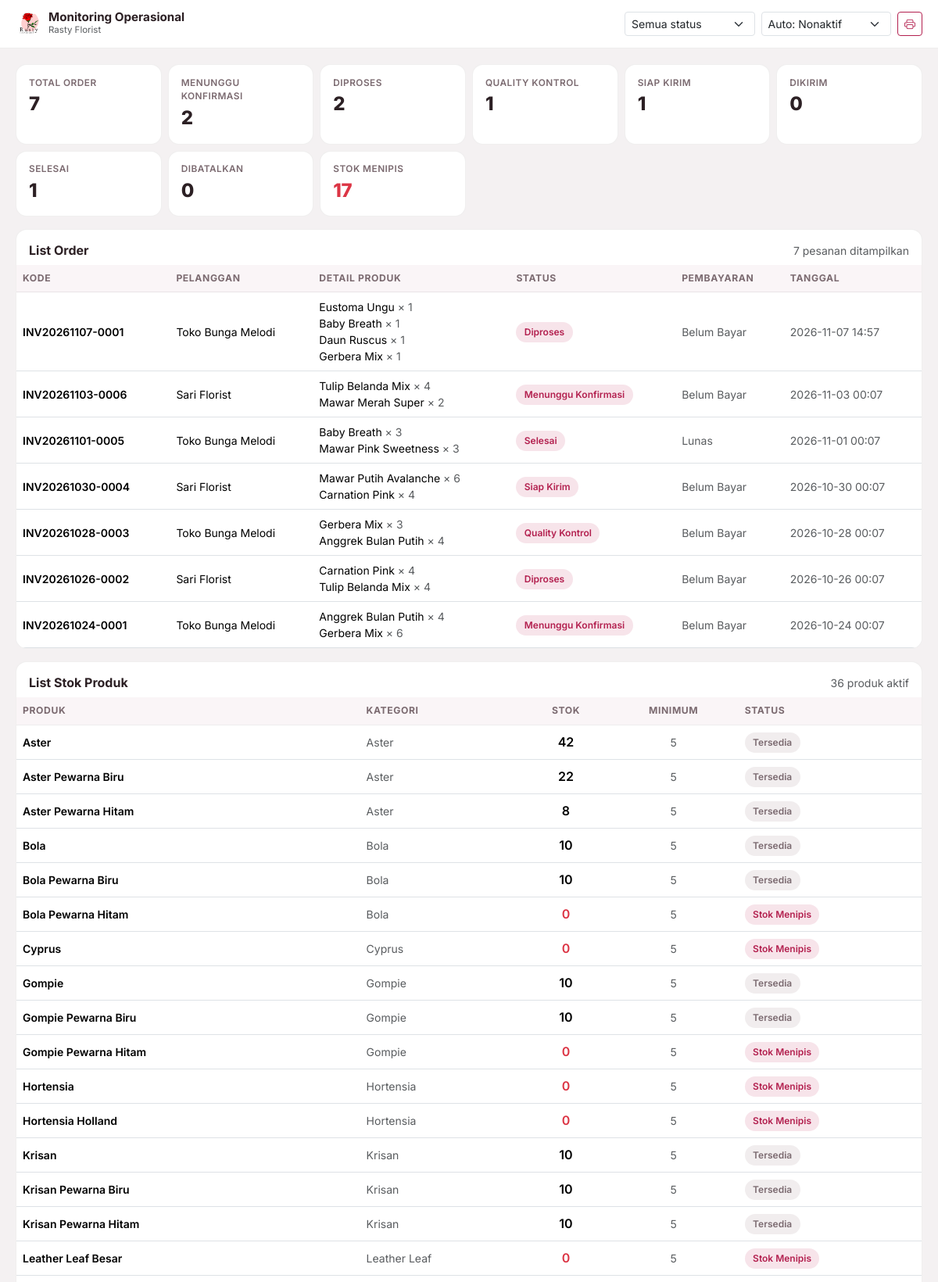
Page /pantau (signed in, upper part) on the committed database.
### tables this page shows
CREATE TABLE settings (
    key TEXT PRIMARY KEY,
    value TEXT
);

CREATE TABLE orders (
    id INTEGER PRIMARY KEY AUTOINCREMENT,
    kode TEXT UNIQUE NOT NULL,
    user_id INTEGER,
    nama_pelanggan TEXT NOT NULL,
    telepon TEXT DEFAULT '',
    alamat TEXT DEFAULT '',
    catatan TEXT DEFAULT '',
    subtotal INTEGER NOT NULL DEFAULT 0,
    ongkir INTEGER NOT NULL DEFAULT 0,
    total INTEGER NOT NULL DEFAULT 0,
    metode_bayar TEXT DEFAULT 'Transfer Bank',
    status TEXT NOT NULL DEFAULT 'Menunggu Konfirmasi',
    status_bayar TEXT NOT NULL DEFAULT 'Belum Bayar',
    pengiriman TEXT DEFAULT 'Dikirim',
    dibuat_oleh INTEGER,
    created_at TEXT NOT NULL,
    updated_at TEXT NOT NULL
, kode_lacak TEXT DEFAULT '');

CREATE TABLE order_items (
    id INTEGER PRIMARY KEY AUTOINCREMENT,
    order_id INTEGER NOT NULL,
    product_id INTEGER,
    nama_produk TEXT NOT NULL,
    harga INTEGER NOT NULL DEFAULT 0,
    qty INTEGER NOT NULL DEFAULT 1,
    subtotal INTEGER NOT NULL DEFAULT 0,
    qc_status TEXT NOT NULL DEFAULT 'Belum Dicek',
    qc_catatan TEXT DEFAULT '',
    FOREIGN KEY (order_id) REFERENCES orders(id) ON DELETE CASCADE
);

CREATE TABLE products (
    id INTEGER PRIMARY KEY AUTOINCREMENT,
    nama TEXT NOT NULL,
    deskripsi TEXT DEFAULT '',
    kategori TEXT DEFAULT 'Bunga Potong',
    harga INTEGER NOT NULL DEFAULT 0,
    stok INTEGER NOT NULL DEFAULT 0,
    stok_minimum INTEGER DEFAULT 5,
    satuan TEXT DEFAULT 'ikat',
    gambar TEXT DEFAULT '',
    aktif INTEGER NOT NULL DEFAULT 1,
    created_at TEXT NOT NULL
, min_order INTEGER NOT NULL DEFAULT 0, deskripsi_panjang TEXT DEFAULT '', rekomendasi TEXT DEFAULT '', ketentuan TEXT DEFAULT '');

### blueprints/public.py (the view)
@bp.route("/pantau")
@helpers.feature_required("monitoring_mandiri")
def pantau():
    try:
        refresh = int(request.args.get("refresh", 0))
    except (TypeError, ValueError):
        refresh = 0
    if refresh not in PANTAU_REFRESH:
        refresh = 0
    status = request.args.get("status", "").strip()
    if status not in database.ORDER_STATUS:
        status = ""
    sql = ("SELECT o.*, (SELECT COUNT(*) FROM order_items i WHERE i.order_id = o.id) AS jumlah_item"
           " FROM orders o WHERE 1=1")
    args = []
    if status:
        sql += " AND o.status = ?"
        args.append(status)
    sql += " ORDER BY o.id DESC LIMIT 100"
    orders = database.query(sql, args)
    items = {}
    order_ids = [r["id"] for r in orders]
    if order_ids:
        placeholders = ",".join("?" * len(order_ids))
        for item in database.query(
                "SELECT * FROM order_items WHERE order_id IN (%s) ORDER BY id" % placeholders,
                order_ids):
            items.setdefault(item["order_id"], []).append(item)
    counts = {s: 0 for s in database.ORDER_STATUS}
    for row in database.query("SELECT status, COUNT(*) AS c FROM orders GROUP BY status"):
        counts[row["status"]] = row["c"]
    return render_template(
        "pantau/index.html", orders=orders, items=items, counts=counts,
        status=status, statuses=database.ORDER_STATUS,
        refresh=refresh, refresh_pilihan=PANTAU_REFRESH,
        products=database.query("SELECT * FROM products WHERE aktif = 1 ORDER BY nama"),
        stok_menipis=database.query(
            "SELECT COUNT(*) AS c FROM products WHERE aktif = 1 AND stok <= stok_minimum",
            one=True)["c"],
        total_order=database.query("SELECT COUNT(*) AS c FROM orders", one=True)["c"])

### db.py (called while the page is built)
def invoice_logo_px(settings=None):
    ukuran = (settings or all_settings()).get("invoice_logo_ukuran", "sedang")
    for kunci, _label, px in INVOICE_LOGO_UKURAN:
        if kunci == ukuran:
            return px
    return 64

def katalog_dari(settings):
    return {key: settings.get(key, "1") == "1" for key, _label, _ket in KATALOG_SEKSI}

def pengiriman_metode(settings=None):
    data = settings or all_settings()
    aktif = [label for key, label, _ket in PENGIRIMAN_METODE
             if data.get(key, "1") == "1"]
    return aktif or [PENGIRIMAN_METODE[1][1]]

def jam_harian(settings=None):
    data = settings or all_settings()
    hasil = {}
    for key, _label in HARI:
        buka, tutup = JAM_BAWAAN[key]
        hasil[key] = (data.get("jam_buka_" + key, buka), data.get("jam_tutup_" + key, tutup))
    return hasil

def jam_dari(settings):
    return {key: (settings.get("jam_buka_" + key, JAM_BAWAAN[key][0]),
                  settings.get("jam_tutup_" + key, JAM_BAWAAN[key][1]))
            for key, _label in HARI}

def _jam_teks(nilai):
    return nilai.replace(":", ".")

def jam_daftar(settings=None):
    data = settings or all_settings()
    jam = jam_dari(data)
    rows = []
    for key, label in HARI:
        buka, tutup = jam[key]
        rows.append({
            "key": key,
            "label": label,
            "buka": buka,
            "tutup": tutup,
            "tutup_hari": buka == tutup or not buka or not tutup,
            "teks": "%s – %s WIB" % (_jam_teks(buka), _jam_teks(tutup)),
        })
    return rows

def jam_ringkas(settings=None):
    rows = jam_daftar(settings)
    grup = []
    for row in rows:
        nilai = "Tutup" if row["tutup_hari"] else row["teks"]
        if grup and grup[-1][1] == nilai:
            grup[-1][2] = row["label"]
        else:
            grup.append([row["label"], nilai, row["label"]])
    hasil = []
    for awal, nilai, akhir in grup:
        label = awal if awal == akhir else "%s – %s" % (awal, akhir)
        hasil.append((label, nilai))
    return hasil

def toko_buka(settings=None, saat=None):
    saat = saat or datetime.now()
    key = HARI[saat.weekday()][0]
    buka, tutup = jam_harian(settings)[key]
    try:
        jam_buka = datetime.strptime(buka, "%H:%M").time()
        jam_tutup = datetime.strptime(tutup, "%H:%M").time()
    except ValueError:
        return False
    return jam_buka <= saat.time() <= jam_tutup

### templates/pantau/index.html (shortened to what this page needs)
<!doctype html>
<html lang="id">
<head>
  <link href="https://cdn.jsdelivr.net/npm/bootstrap@5.3.3/dist/css/bootstrap.min.css" rel="stylesheet">
  <link href="https://cdn.jsdelivr.net/npm/bootstrap-icons@1.11.3/font/bootstrap-icons.min.css" rel="stylesheet">
</head>
<body>
<div class="pantau-bar d-flex flex-wrap gap-2 align-items-center justify-content-between">
  <div class="d-flex align-items-center gap-2">
    {% if settings.logo %}
    <img src="{{ url_for('static', filename='uploads/' + settings.logo) }}" alt="Logo"
         style="width:34px;height:34px;object-fit:cover;border-radius:10px">
    {% else %}
    <span class="rf-brand-mark" style="width:34px;height:34px;font-size:.95rem">R</span>
    {% endif %}
    <div>
      <div class="fw-bold" style="font-size:.95rem;line-height:1.1">Monitoring Operasional</div>
      <div class="small text-muted" style="font-size:.72rem">{{ settings.nama_toko }}</div>
    </div>
  </div>
  <div class="d-flex flex-wrap gap-2 align-items-center d-print-none">
    <form class="d-flex gap-2 align-items-center" method="get">
      <select name="status" class="form-select form-select-sm" onchange="this.form.submit()">
        <option value="">Semua status</option>
      </select>
      <select name="refresh" class="form-select form-select-sm" onchange="this.form.submit()">
        {% for detik, label in refresh_pilihan.items() %}
        <option value="{{ detik }}" {% if refresh == detik %}selected{% endif %}>Auto: {{ label }}</option>
        {% endfor %}
      </select>
      <button class="btn btn-sm btn-outline-rf" type="button" onclick="window.print()">
        <i class="bi bi-printer"></i>
      </button>
    </form>
  </div>
</div>
<div class="pantau-wrap">
  <div class="row g-2 mb-3">
    <div class="col-6 col-md-3 col-xl-2">
      <div class="pantau-tile h-100">
        <div class="label">Total order</div>
        <div class="value">{{ total_order }}</div>
      </div>
    </div>
    {% for s in statuses %}
    <div class="col-6 col-md-3 col-xl-2">
      <div class="pantau-tile h-100">
        <div class="label">{{ s }}</div>
        <div class="value">{{ counts.get(s, 0) }}</div>
      </div>
    </div>
    {% endfor %}
    <div class="col-6 col-md-3 col-xl-2">
      <div class="pantau-tile h-100">
        <div class="label">Stok menipis</div>
        <div class="value {{ 'text-danger' if stok_menipis }}">{{ stok_menipis }}</div>
      </div>
    </div>
  </div>
  <div class="pantau-table mb-3">
    <div class="p-3 pb-0 d-flex justify-content-between align-items-center">
      <h6 class="fw-bold mb-0">List Order</h6>
      <span class="small text-muted">{{ orders|length }} pesanan ditampilkan</span>
    </div>
    <div class="table-responsive rf-scroll-x mt-2">
      <table class="table table-rf align-middle mb-0">
        <thead>
          <tr><th>Kode</th><th>Pelanggan</th><th>Detail Produk</th><th>Status</th><th>Pembayaran</th><th>Tanggal</th></tr>
        </thead>
        <tbody>
          {% for o in orders %}
          <tr>
            <td class="small fw-semibold text-nowrap">{{ o.kode }}</td>
            <td class="small">{{ o.nama_pelanggan }}</td>
            <td class="small">
              {% for it in items.get(o.id, []) %}
              <div>{{ it.nama_produk }} <span class="text-muted">× {{ it.qty }}</span></div>
              {% else %}
              <span class="text-muted">—</span>
              {% endfor %}
            </td>
            <td><span class="rf-chip">{{ o.status }}</span></td>
            <td class="small text-muted text-nowrap">{{ o.status_bayar }}</td>
            <td class="small text-muted text-nowrap">{{ o.created_at[:16] }}</td>
          </tr>
          {% else %}
          <tr><td colspan="6"><div class="rf-empty">Belum ada pesanan.</div></td></tr>
          {% endfor %}
        </tbody>
      </table>
    </div>
  </div>
  <div class="pantau-table">
    <div class="p-3 pb-0 d-flex justify-content-between align-items-center">
      <h6 class="fw-bold mb-0">List Stok Produk</h6>
      <span class="small text-muted">{{ products|length }} produk aktif</span>
    </div>
    <div class="table-responsive rf-scroll-x mt-2">
      <table class="table table-rf align-middle mb-0">
        <thead>
          <tr><th>Produk</th><th>Kategori</th><th class="text-center">Stok</th><th class="text-center">Minimum</th><th>Status</th></tr>
        </thead>
        <tbody>
          {% for p in products %}
          <tr>
            <td class="small fw-semibold">{{ p.nama }}</td>
            <td class="small text-muted">{{ p.kategori }}</td>
            <td class="text-center fw-semibold {{ 'text-danger' if p.stok <= p.stok_minimum }}">{{ p.stok }}</td>
            <td class="text-center small text-muted">{{ p.stok_minimum }}</td>
            <td>
              {% if p.stok <= p.stok_minimum %}
              <span class="rf-chip">Stok Menipis</span>
              {% else %}
              <span class="rf-chip gray">Tersedia</span>
              {% endif %}
            </td>
          </tr>
          {% else %}
          <tr><td colspan="5"><div class="rf-empty">Tidak ada produk aktif.</div></td></tr>
          {% endfor %}
        </tbody>
      </table>
    </div>
  </div>
</div>
</body>
</html>

### templates/pantau/index.html (style rules this page uses)
body { background: #f4f1f2; }
.pantau-bar { background: #fff; border-bottom: 1px solid rgba(44,32,36,.08); padding: .85rem 1.25rem; position: sticky; top: 0; z-index: 1020; }
.pantau-wrap { padding: 1.25rem; max-width: 1500px; margin: 0 auto; }
.pantau-tile { background: #fff; border: 1px solid rgba(44,32,36,.07); border-radius: 14px; padding: .9rem 1rem; }
.pantau-tile .label { font-size: .74rem; color: var(--rf-muted); font-weight: 600; text-transform: uppercase; letter-spacing: .04em; }
.pantau-tile .value { font-size: 1.5rem; font-weight: 800; letter-spacing: -.5px; }
.pantau-table { background: #fff; border: 1px solid rgba(44,32,36,.07); border-radius: 14px; overflow: hidden; }

### rows in the picture
settings: value (picture)
settings: nama_toko "Rasty Florist"
orders: status "DIPROSES", get "2", kode "INV20261026-0002", nama_pelanggan "Sari Florist", status "Diproses", status_bayar "Belum Bayar", created_at "2026-10-26 00:07"
orders: kode "INV20261107-0001", nama_pelanggan "Toko Bunga Melodi", status "Diproses", status_bayar "Belum Bayar", created_at "2026-11-07 14:57"
order_items: nama_produk "Eustoma Ungu", qty "1"
order_items: nama_produk "Baby Breath", qty "1"
order_items: nama_produk "Daun Ruscus", qty "1"
order_items: nama_produk "Gerbera Mix", qty "1"
orders: kode "INV20261103-0006", nama_pelanggan "Sari Florist", status "Menunggu Konfirmasi", status_bayar "Belum Bayar", created_at "2026-11-03 00:07"
order_items: nama_produk "Tulip Belanda Mix", qty "4"
order_items: nama_produk "Mawar Merah Super", qty "2"
orders: kode "INV20261101-0005", nama_pelanggan "Toko Bunga Melodi", status "Selesai", status_bayar "Lunas", created_at "2026-11-01 00:07"
order_items: nama_produk "Baby Breath", qty "3"
order_items: nama_produk "Mawar Pink Sweetness", qty "3"
orders: kode "INV20261030-0004", nama_pelanggan "Sari Florist", status "Siap Kirim", status_bayar "Belum Bayar", created_at "2026-10-30 00:07"
order_items: nama_produk "Mawar Putih Avalanche", qty "6"
order_items: nama_produk "Carnation Pink", qty "4"
orders: kode "INV20261028-0003", nama_pelanggan "Toko Bunga Melodi", status "Quality Kontrol", status_bayar "Belum Bayar", created_at "2026-10-28 00:07"
order_items: nama_produk "Gerbera Mix", qty "3"
order_items: nama_produk "Anggrek Bulan Putih", qty "4"
order_items: nama_produk "Carnation Pink", qty "4"
order_items: nama_produk "Tulip Belanda Mix", qty "4"
orders: kode "INV20261024-0001", nama_pelanggan "Toko Bunga Melodi", status "Menunggu Konfirmasi", status_bayar "Belum Bayar", created_at "2026-10-24 00:07"
order_items: nama_produk "Anggrek Bulan Putih", qty "4"
order_items: nama_produk "Gerbera Mix", qty "6"
products: nama "Aster", kategori "Aster", stok "42", stok_minimum "5", shows "Tersedia"
products: nama "Aster Pewarna Biru", kategori "Aster", stok "22", stok_minimum "5", shows "Tersedia"
products: nama "Aster Pewarna Hitam", kategori "Aster", stok "8", stok_minimum "5", shows "Tersedia"
products: nama "Bola", kategori "Bola", stok "10", stok_minimum "5", shows "Tersedia"
products: nama "Bola Pewarna Biru", kategori "Bola", stok "10", stok_minimum "5", shows "Tersedia"
products: nama "Bola Pewarna Hitam", kategori "Bola", stok "0", stok_minimum "5", shows "Stok Menipis"
products: nama "Cyprus", kategori "Cyprus", stok "0", stok_minimum "5", shows "Stok Menipis"
products: nama "Gompie", kategori "Gompie", stok "10", stok_minimum "5", shows "Tersedia"
products: nama "Gompie Pewarna Biru", kategori "Gompie", stok "10", stok_minimum "5", shows "Tersedia"
products: nama "Gompie Pewarna Hitam", kategori "Gompie", stok "0", stok_minimum "5", shows "Stok Menipis"
products: nama "Hortensia", kategori "Hortensia", stok "0", stok_minimum "5", shows "Stok Menipis"
products: nama "Hortensia Holland", kategori "Hortensia", stok "0", stok_minimum "5", shows "Stok Menipis"
products: nama "Krisan", kategori "Krisan", stok "10", stok_minimum "5", shows "Tersedia"
products: nama "Krisan Pewarna Biru", kategori "Krisan", stok "10", stok_minimum "5", shows "Tersedia"
products: nama "Krisan Pewarna Hitam", kategori "Krisan", stok "10", stok_minimum "5", shows "Tersedia"
products: nama "Leather Leaf Besar", kategori "Leather Leaf", stok "0", stok_minimum "5", shows "Stok Menipis"

### other values in the picture
{{ total_order }} "7"
{{ s }} "MENUNGGU KONFIRMASI" "QUALITY KONTROL" "SIAP KIRIM" "DIKIRIM" "SELESAI" "DIBATALKAN"
{{ counts.get(s, 0) }} "2" "1" "1" "0" "1" "0"
{{ stok_menipis }} "17"
{{ orders|length }} "7"
{{ products|length }} "36"
